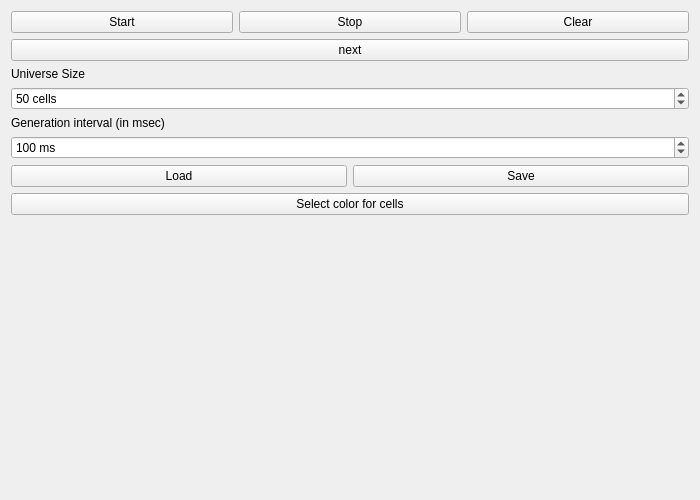
<?xml version="1.0" encoding="UTF-8"?>
<ui version="4.0">
 <class>MainWindow</class>
 <widget class="QMainWindow" name="MainWindow">
  <property name="geometry">
   <rect>
    <x>0</x>
    <y>0</y>
    <width>700</width>
    <height>500</height>
   </rect>
  </property>
  <property name="windowTitle">
   <string>Conway's Game of Life</string>
  </property>
  <widget class="QWidget" name="centralWidget">
   <layout class="QHBoxLayout" name="horizontalLayout">
    <item>
     <layout class="QHBoxLayout" name="mainLayout">
      <item>
       <layout class="QVBoxLayout" name="gameLayout"/>
      </item>
      <item>
       <layout class="QVBoxLayout" name="setLayout">
        <item>
         <layout class="QHBoxLayout" name="controlLayout">
          <item>
           <widget class="QPushButton" name="startButton">
            <property name="text">
             <string>Start</string>
            </property>
           </widget>
          </item>
          <item>
           <widget class="QPushButton" name="stopButton">
            <property name="text">
             <string>Stop</string>
            </property>
           </widget>
          </item>
          <item>
           <widget class="QPushButton" name="clearButton">
            <property name="text">
             <string>Clear</string>
            </property>
           </widget>
          </item>
         </layout>
        </item>
        <item>
         <widget class="QPushButton" name="nextButton">
          <property name="text">
           <string>next</string>
          </property>
         </widget>
        </item>
        <item>
         <widget class="QLabel" name="label">
          <property name="text">
           <string>Universe Size</string>
          </property>
         </widget>
        </item>
        <item>
         <widget class="QSpinBox" name="cellsControl">
          <property name="suffix">
           <string> cells</string>
          </property>
          <property name="minimum">
           <number>10</number>
          </property>
          <property name="maximum">
           <number>400</number>
          </property>
          <property name="value">
           <number>50</number>
          </property>
         </widget>
        </item>
        <item>
         <widget class="QLabel" name="label2">
          <property name="text">
           <string>Generation interval (in msec)</string>
          </property>
         </widget>
        </item>
        <item>
         <widget class="QSpinBox" name="iterInterval">
          <property name="suffix">
           <string> ms</string>
          </property>
          <property name="minimum">
           <number>50</number>
          </property>
          <property name="maximum">
           <number>100000</number>
          </property>
          <property name="singleStep">
           <number>10</number>
          </property>
          <property name="value">
           <number>100</number>
          </property>
         </widget>
        </item>
        <item>
         <layout class="QHBoxLayout" name="fileLayout">
          <item>
           <widget class="QPushButton" name="loadButton">
            <property name="text">
             <string>Load</string>
            </property>
           </widget>
          </item>
          <item>
           <widget class="QPushButton" name="saveButton">
            <property name="text">
             <string>Save</string>
            </property>
           </widget>
          </item>
         </layout>
        </item>
        <item>
         <widget class="QPushButton" name="colorButton">
          <property name="text">
           <string>Select color for cells</string>
          </property>
         </widget>
        </item>
        <item>
         <spacer name="verticalSpacer">
          <property name="orientation">
           <enum>Qt::Vertical</enum>
          </property>
          <property name="sizeHint" stdset="0">
           <size>
            <width>20</width>
            <height>40</height>
           </size>
          </property>
         </spacer>
        </item>
       </layout>
      </item>
     </layout>
    </item>
   </layout>
  </widget>
 </widget>
 <layoutdefault spacing="6" margin="11"/>
 <resources/>
 <connections/>
</ui>
